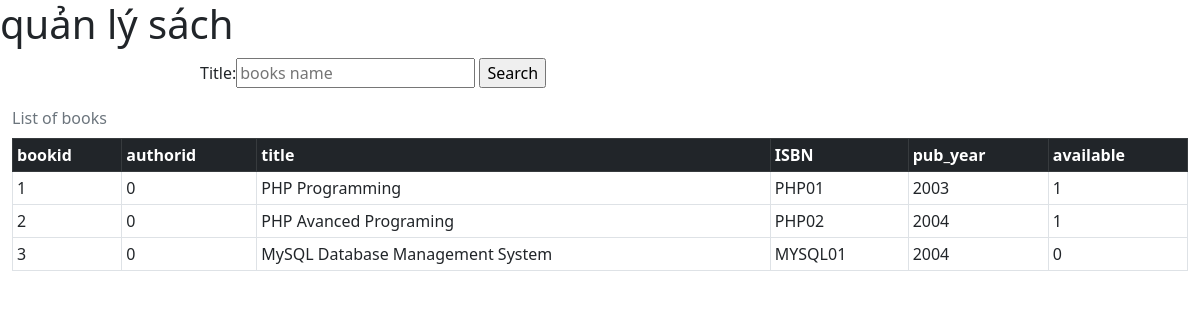
/T2207E_DongVanThanh/ListBooks.php, run on an earlier commit of the app's database.
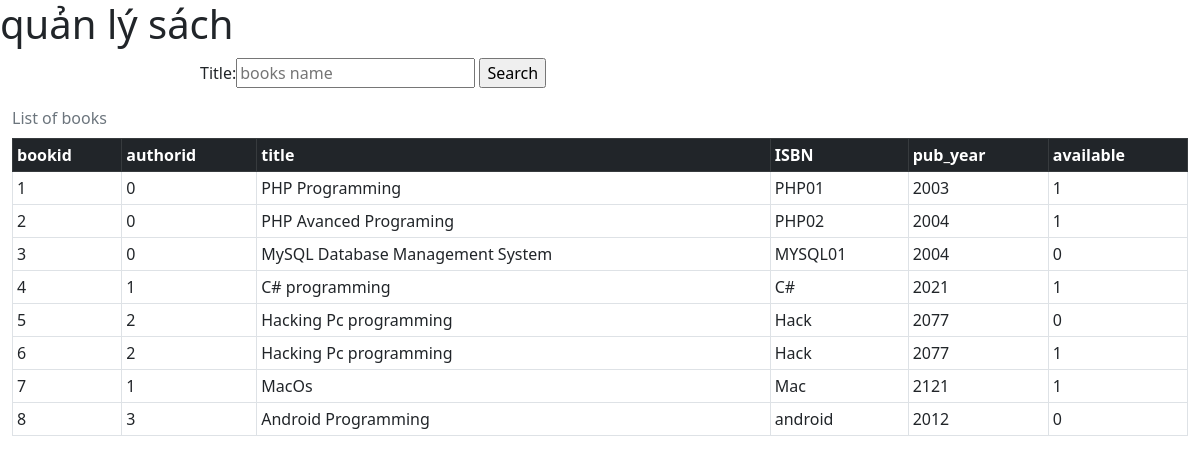
And on a later commit of the database.
### tables this page shows
CREATE TABLE `tbbooks` (
  `bookid` int(11) NOT NULL,
  `authorid` int(11) NOT NULL DEFAULT 0,
  `title` varchar(55) NOT NULL,
  `ISBN` varchar(25) NOT NULL,
  `pub_year` smallint(6) NOT NULL,
  `available` tinyint(1) NOT NULL
);

### T2207E_DongVanThanh/ketnoiCSDL.php (called while the page is built, shortened)
<?php
function ConnectDB()
{
    $conn = NULL;
    try
    {
    $conn = new PDO("mysql:host=localhost;dbname=phpdemo08_1","root","");
    $conn->query("SET NAMES UTF8");
    }
    catch(PDOException $ex)
    {
        echo "<p>" . $ex->getMessage() . "</p>";
    }
    return $conn;
}
function getListBooks($keyword="",$year=""){
    $conn = ConnectDB();
    $sql = "SELECT * from tbbooks where true";
    $pdo_stm = $conn->prepare($sql);
    $ketqua = $pdo_stm->execute();
    if($ketqua == FALSE){
        return -2;
    }else{
        $rows = $pdo_stm->fetchAll();
        return $rows;
    }
}

### T2207E_DongVanThanh/ListBooks.php (the view, shortened to what this page needs)
<!DOCTYPE html>
<html lang="en">
<head>
    <link href="https://cdn.jsdelivr.net/npm/bootstrap@5.2.3/dist/css/bootstrap.min.css" rel="stylesheet">
</head>
<body>
<header><h1> quản lý sách </h1></header>
<div id="search" style="width: 800px; margin: 10px auto;">
    <?php
    $keyword = isset($_REQUEST["keyword"])?$_REQUEST["keyword"]:"";
    ?>
        <form name="f1" id="f1" method="get" action="">
            Title:<input type="text" name="keyword" id="keyword"
                placeholder="books name" value="<?=$keyword?>">
            <input type="submit" name="b1" id="b1" value="Search">
        </form>
    </div>
    <?php
    require_once("ketnoiCSDL.php");
    $rows = getListBooks($keyword,$year);
    ?>
    <div class="container-fluid">
        <table class="table table-hover table-bordered caption-top table-responsive table-sm">
        <caption>List of books</caption>
        <thead class="table-dark">
                <tr height="30">
                    <th>bookid</th>
                    <th>authorid</th>
                    <th>title</th>
                    <th>ISBN</th>
                    <th>pub_year</th>
                    <th>available</th>
                </tr>
            </thead>
            <?php
            foreach ($rows as $row) {
            ?>
                <Tr height="30">
                    <td><?= $row["bookid"] ?></td>
                    <td><?= $row["authorid"] ?></td>
                    <td><?= $row["title"] ?></td>
                    <td><?= $row["ISBN"] ?></td>
                    <td><?= $row["pub_year"] ?></td>
                    <td><?= $row["available"] ?></td>
                </Tr>
            <?php
            }
            ?>
        </table>
    </div>
</body>
</html>

What changed in the data, as far as the page shows it:
added tbbooks: bookid "4", authorid "1", title "C# programming", ISBN "C#", pub_year "2021", available "1"
added tbbooks: bookid "5", authorid "2", title "Hacking Pc programming", ISBN "Hack", pub_year "2077", available "0"
added tbbooks: bookid "6", authorid "2", title "Hacking Pc programming", ISBN "Hack", pub_year "2077", available "1"
added tbbooks: bookid "7", authorid "1", title "MacOs", ISBN "Mac", pub_year "2121", available "1"
added tbbooks: bookid "8", authorid "3", title "Android Programming", ISBN "android", pub_year "2012", available "0"
